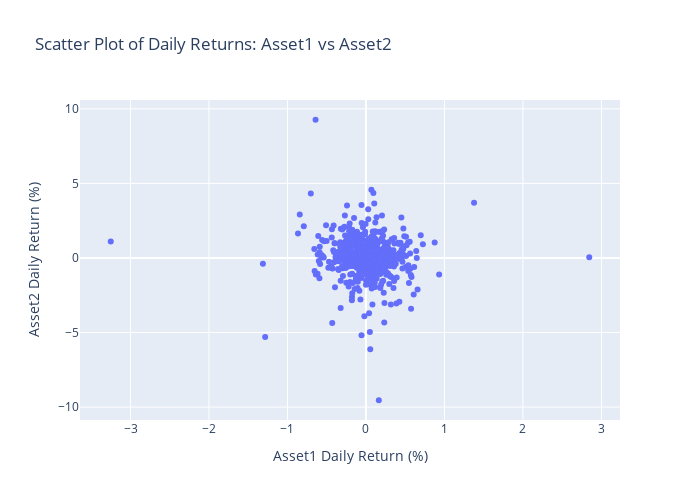

The cell this chart's notebook holds for it:
### Markdown cell above
<h2 style="color: #FF6347;">Scatter Plot between the Returns of Two Assets.</h2>

### Code cell
asset_x = 'Asset1'
asset_y = 'Asset2'

fig = px.scatter(
    returns_df,
    x=f'{asset_x}_return',
    y=f'{asset_y}_return',
    title=f'Scatter Plot of Daily Returns: {asset_x} vs {asset_y}',
    labels={
        f'{asset_x}_return': f'{asset_x} Daily Return (%)',
        f'{asset_y}_return': f'{asset_y} Daily Return (%)'
    },

)

fig.update_layout(
    width=700,
    height=500
)

fig.show()

### Figure 1 — Plotly figure (JSON) as saved in the notebook; plotly's stock layout.template omitted (floating-point values rounded to 4 significant figures; data arrays with more than 128 entries replaced by an {"elided": "..."} marker saying what was removed)
{"data": [{"hovertemplate": "Asset1 Daily Return (%)=%{x}<br>Asset2 Daily Return (%)=%{y}<extra></extra>", "legendgroup": "", "marker": {"color": "#636efa", "symbol": "circle"}, "mode": "markers", "name": "", "orientation": "v", "showlegend": false, "type": "scatter", "x": {"elided": "729 float values"}, "xaxis": "x", "y": {"elided": "729 float values"}, "yaxis": "y"}], "layout": {"height": 500, "legend": {"tracegroupgap": 0}, "title": {"text": "Scatter Plot of Daily Returns: Asset1 vs Asset2"}, "width": 700, "xaxis": {"anchor": "y", "domain": [0, 1], "title": {"text": "Asset1 Daily Return (%)"}}, "yaxis": {"anchor": "x", "domain": [0, 1], "title": {"text": "Asset2 Daily Return (%)"}}}}
